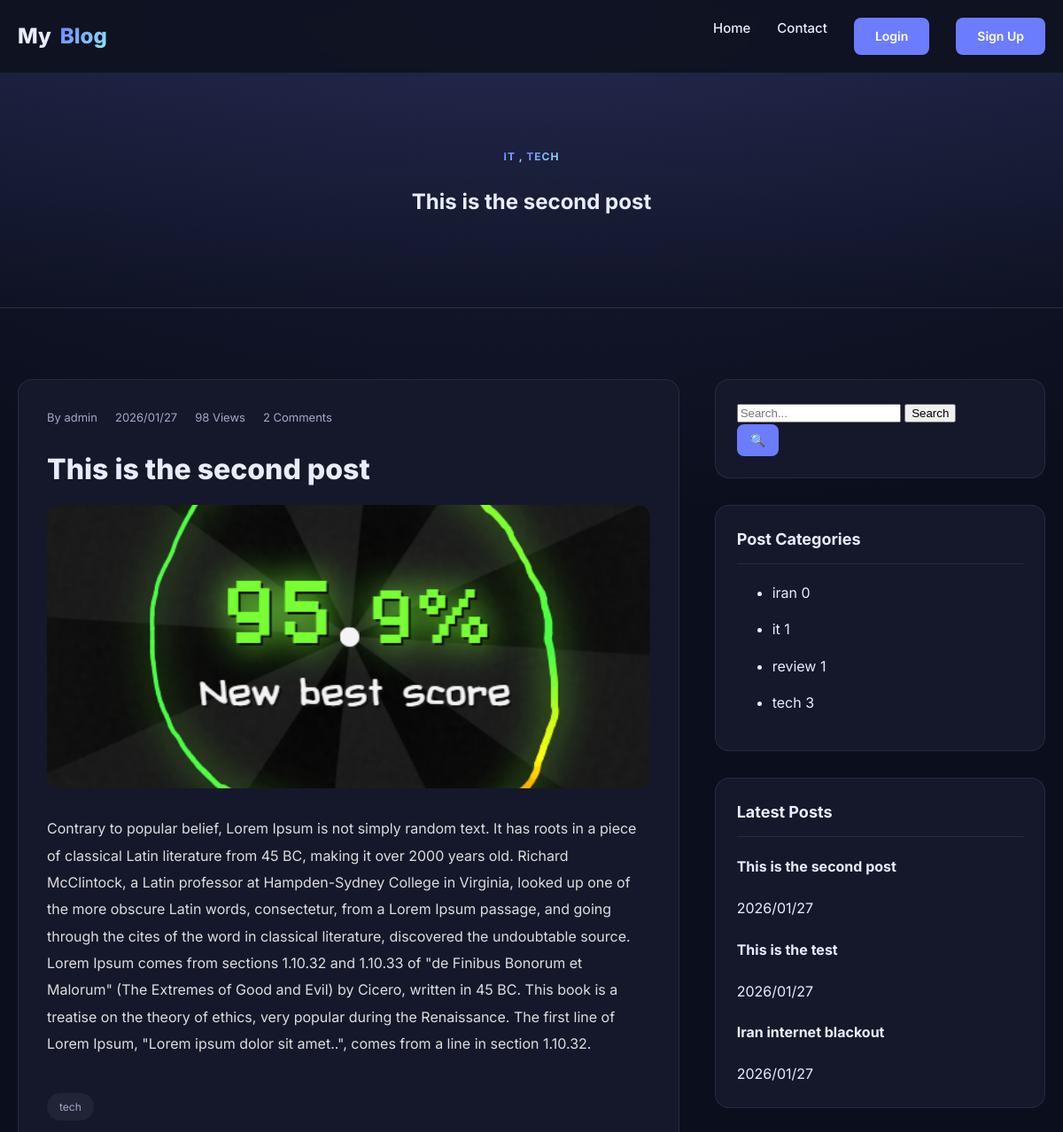
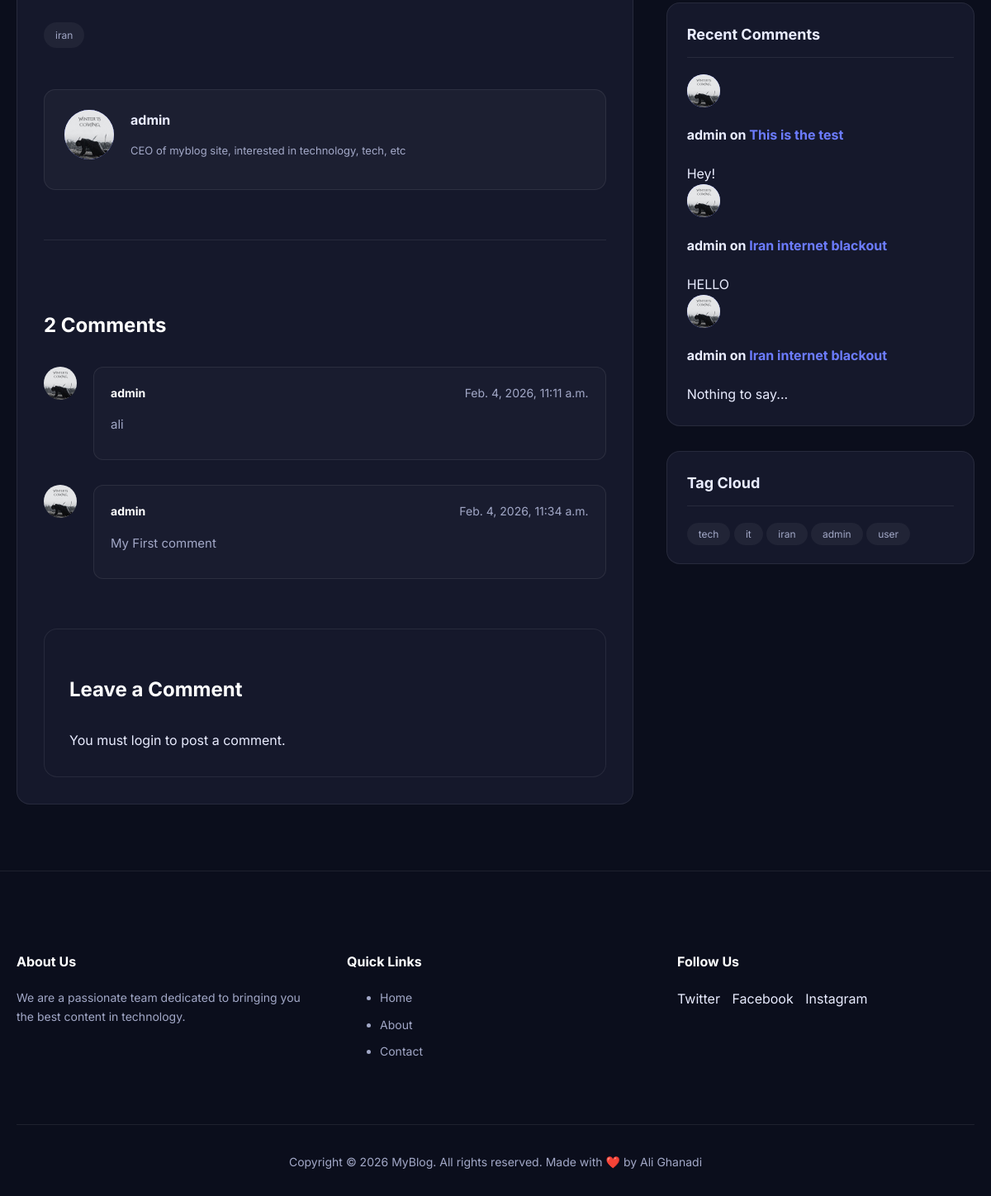
Screenshot of /3/ with the database file from the repository (2 pictures, top to bottom).
### posts/models.py (models this page shows, shortened)
class Category(models.Model):
    name = models.CharField(max_length=100, unique=True)
    slug = models.SlugField(unique=True)
    class Meta:
      verbose_name_plural = "Categories"

class Post(models.Model):
    img = models.ImageField(upload_to='blog_images/', blank=True, null=True)
    title = models.CharField(max_length=200)
    content = models.TextField()
    author = models.ForeignKey(
        settings.AUTH_USER_MODEL,
        on_delete=models.CASCADE,
        related_name="posts"
    )
    created_date = models.DateTimeField(auto_now_add=True)
    updated_date = models.DateTimeField(auto_now=True)
    status = models.BooleanField(default=True)
    def __str__(self):
        return f"{self.title}"
    category = models.ManyToManyField(
        Category,
        related_name="posts",
        blank=True
    )
    tag = models.ManyToManyField(
        Tag,
        related_name="posts",
        blank=True
    )
    counted_views = models.IntegerField(default=0)
    @property
    def active_comment_count(self):
        return self.comments.filter(is_active=1).count()

class Tag(models.Model):
    name = models.CharField(max_length=100, unique=True)
    slug = models.SlugField(unique=True)

class Comment(models.Model):
    post = models.ForeignKey(
        Post,
        on_delete=models.CASCADE,
        related_name='comments'
    )
    user_comment = models.ForeignKey(
        settings.AUTH_USER_MODEL,
        on_delete=models.CASCADE,
        related_name="user_comment"
    )
    content = models.TextField()
    is_active = models.BooleanField(default=False)
    created_at = models.DateTimeField(auto_now_add=True)

### accounts/models.py (models this page shows)
class CustomUser(AbstractUser):
    email = models.EmailField(unique=True)
    first_name = models.CharField(max_length=50)
    last_name = models.CharField(max_length=50)
    phone_number = models.CharField(max_length=20, blank=False, null=False)
    profile_picture = models.ImageField(upload_to='profiles/', blank=True, null=True)
    biography = models.TextField(default="No bio")
    def __str__(self):
        return self.username

### posts/views.py (the view)
# urls.py: path("<int:pid>/", single_post, name="single"),
def single_post(request, pid):
    post = get_object_or_404(Post, id=pid)
    post.counted_views += 1
    post.save()
    tags = Tag.objects.all()
    categories = Category.objects.annotate(
        post_count=Count('posts', distinct=True)
    )
    if request.method == 'POST' and request.user.is_authenticated:
        form = CommentForm(request.POST)
        if form.is_valid():
            comment = form.save(commit=False)
            comment.post = post
            comment.user_comment = request.user
            comment.save()
            messages.add_message(request,messages.SUCCESS,'Your comment has been submitted. It will appear after the admin confirmation.')
            return redirect('blog:single', post.id)
        else:
            messages.add_message(request,messages.ERROR,'Your comment has not been submitted.')
    else:
     form = CommentForm()
    active_comments = post.comments.filter(is_active=True)
    return render(request, 'blog/single.html',{
        'post': post,
        'categories': categories,
        'form': form,
        'comment_count': active_comments.count(),
        'tags': tags,
    })

### templates/blog/single.html (shortened to what this page needs)
{% extends 'base.html' %}
{% load blog_tags %}
{% block content %}
<section class="hero">
  <div class="container">
    {% for category in post.category.all %}
    <span class="badge">{{category.name}} {% if not forloop.last %}, {% endif %}</span>
    {% empty %}
    <span class="badge">No Category</span>
    {% endfor %}
    <h1>{{post.title}}</h1>
  </div>
</section>
<section class="main-area">
  <div class="container layout-grid">
    <article class="single-post">
      <div class="single-meta">
        <span>By {{post.author}}</span>
        <span>{{post.created_date|date:"Y/m/d"}}</span>
        <span>{{post.counted_views}} Views</span>
        <span>{{post.active_comment_count}} Comments</span>
      </div>
      <h2 class="single-title">{{post.title}}</h2>
      <div class="single-image">
        {% if post.img %}
          <img src="{{post.img.url}}" alt="{{ post.title }}">
        {% else %}
          <div style="background: #1f243d; height: 240px; border-radius: 12px; margin-bottom: 20px; display: flex; align-items: center; justify-content: center; color: var(--muted);">no image</div>
        {% endif %}
      </div>
      <div class="single-content">
        <p>{{post.content}}</p>
      </div>
      {% for tag in post.tag.all %}
      <div class="post-tags">
        <span class="tag">{{tag.name}}</span>
      </div>
      {% empty %}
      <div class="post-tags"><span class="tag">No tags</span></div>
      {% endfor %}
      <div class="author-box">
      {% if post.author.profile_picture %}
        <div class="author-avatar" style="width: 60px; height: 60px; border-radius: 50%; background: var(--accent); overflow: hidden; display: grid; place-items: center; flex-shrink: 0;">
          <img src="{{post.author.profile_picture.url}}" alt="{{post.author.username}}" style="width: 100%; height: 100%; object-fit: cover;">
        </div>
      {% else %}
      <div class="author-avatar" style="width: 40px; height: 40px; border-radius: 50%; background: var(--accent); overflow: hidden; display: grid; place-items: center; flex-shrink: 0;">
        </div>
      {% endif %}
        <div class="author-info">
          <h4>{{post.author}}</h4>
          <p>{{post.author.biography}}</p>
        </div>
      </div>
      {% include 'blog/comment.html' %}
    </article>
    <aside class="sidebar-widgets">
      {% include 'blog/partials/sidebar/search.html' %}
      {% include 'blog/partials/sidebar/categories.html' %}
      {% show_latest_posts %}
      {% show_recent_comments %}
      {% include 'blog/partials/sidebar/tag_cloud.html' %}
    </aside>
  </div>
</section>
{% endblock %}

### templates/base.html (shortened to what this page needs)
{% load static %}
<!DOCTYPE html>
<html lang="en">
<head>
</head>
<body>
  <header>
    <nav class="navbar">
      <div class="container flex between">
        <a href="#" class="brand">My<span>Blog</span></a>
        <div class="nav-menu">
          <a href="/">Home</a>
          <a href="{% url 'blog:contact' %}">Contact</a>
          {% if request.user.is_authenticated %}
          <li>Logged in as {{request.user.username}}</li>
          <a href="{% url 'accounts:logout' %}">logout</a>
          {% else %}
          <a href="{% url 'accounts:login' %}" class="btn">Login</a>
          <a href="{% url 'accounts:sign_up' %}" class="btn">Sign Up</a>
          {% endif %}
        </div>
      </div>
    </nav>
  </header>
  {% block content %}{% endblock %}
  <footer class="footer">
    <div class="container">
      <div class="footer-grid">
        <div>
          <h6>About Us</h6>
          <p>We are a passionate team dedicated to bringing you the best content in technology.</p>
        </div>
        <div>
          <h6>Quick Links</h6>
          <ul>
            <li><a href="#">Home</a></li>
            <li><a href="#">About</a></li>
            <li><a href="{% url 'blog:contact' %}">Contact</a>
          </ul>
        </div>
        <div>
          <h6>Follow Us</h6>
          <div style="margin-top:10px">
            <a href="#" style="margin-right:10px">Twitter</a>
            <a href="#" style="margin-right:10px">Facebook</a>
            <a href="#" style="margin-right:10px">Instagram</a>
          </div>
        </div>
      </div>
      <div class="footer-bottom">
        <p>Copyright © 2026 MyBlog. All rights reserved. Made with ❤️ by <a href="https://github.com/AliGhannadi">Ali Ghanadi</a></p>
      </div>
    </div>
  </footer>
</body>
</html>

### templates/blog/comment.html (shortened to what this page needs)
<div class="comments-area">
  <h3 class="comments-title">{{ comment_count }} Comment{{comment_count|pluralize }}</h3>
  <div class="comment-list">
    {% for comment in post.comments.all %}
       {% if comment.is_active %}
    <div class="comment-item">
      <div class="comment-avatar" style="width: 40px;
    height: 40px;
    border-radius: 50%;
    overflow: hidden;
    display: flex;
    align-items: center;
    justify-content: center;
    flex-shrink: 0;
    background: #1f243d;">
        {% if comment.user_comment.profile_picture %}
          <img src="{{comment.user_comment.profile_picture.url}}" alt="{{ comment.user_comment.username }}" style="width: 100%; height: 100%; object-fit: cover;">
        {% else %}
          <div style="background: #1f243d; width: 100%; height: 100%; display: flex; align-items: center; justify-content: center; color: var(--muted); font-size: 10px;"></div>
        {% endif %}
      </div>
      <div class="comment-body">
        <div class="comment-header">
          <span class="comment-author">{{ comment.user_comment.username }}</span>
          <span class="comment-date">{{comment.created_at}}</span>
        </div>
        <p class="comment-text">{{comment.content}}</p>
      </div>
    </div>
    {% endif %}
    {% empty %}
    <p>No comments yet. Be the first to share your thoughts!</p>
    {% endfor %}
  </div>
  <div class="comment-form-wrap">
    <h3 class="comments-title">Leave a Comment</h3>
    {% if user.is_authenticated %}
    <form action="" class="comment-form" method="POST">
        {% for message in messages %}
        {{message}}
        {% endfor %}
        <div class="form-group half">
          <div>Logged in as: {{user.username}}</div>
        </div>
      {% csrf_token %}
      <div class="form-group">
        {{form.content}}
        {{form.content.errors}}
      </div>
      <div class="form-row">
      </div>
      <div class="form-group">
        {{ form.captcha }}
        {{ form.captcha.errors }}
      </div>
      <button type="submit" class="btn">Post Comment</button>
    </form>
    {% else %}
          <div class="form-group">
       You must login to post a comment.
      </div>
    {% endif %}
  </div>
</div>

### templates/blog/partials/sidebar/search.html
<div class="widget">
  <div class="search-form">
<form method="get" action="{% url 'blog:search' %}">
    <input type="text" name="s" placeholder="Search..." value="{{ search_query }}">
    <button type="submit">Search</button>
</form>
    <button class="btn" style="padding: 10px 15px;">🔍</button>
  </div>
</div>

### templates/blog/partials/sidebar/categories.html
<div class="widget">
  <h3 class="widget-title">Post Categories</h3>
  {% for category in categories %}
  <ul class="cat-list">
    <li><a href="{% url 'blog:cat' category_slug=category.slug %}">{{category.name}}</a> <span>{{category.post_count}}</span></li>
  </ul>
{% endfor %}
</div>

### templates/blog/partials/sidebar/latest_posts.html (shortened to what this page needs)
<div class="widget">
  <h3 class="widget-title">Latest Posts</h3>
  <div class="mini-post">
    <div class="mini-details">
      {% for post in posts %}
      <h4><a href="{% url 'blog:single' pid=post.id %}">{{post.title}}</a></h4>
      <span class="date">{{post.created_date|date:"Y/m/d"}}</span>
      {% endfor %}
    </div>
  </div>
</div>

### templates/blog/partials/sidebar/recent_comments.html
<div class="widget">
  <h3 class="widget-title">Recent Comments</h3>
  {% for comment in comments %}
  <div class="mini-post">
    <div style="width: 40px; height: 40px; border-radius: 50%; background: var(--accent); overflow: hidden; display: grid; place-items: center; flex-shrink: 0;">
        {% if comment.user_comment.profile_picture %}
          <img src="{{comment.user_comment.profile_picture.url}}" alt="{{ comment.user_comment.username }}" style="width: 100%; height: 100%; object-fit: cover;">
        {% else %}
          <div style="background: #1f243d; width: 100%; height: 100%; display: flex; align-items: center; justify-content: center; color: var(--muted); font-size: 10px;"></div>
        {% endif %}
    </div>
    <div class="mini-details">
      <h4>{{comment.user_comment}} on <a href="#" style="color: var(--accent);">{{comment.post}}</a></h4>
      <span class="date">{{comment.content}}</span>
    </div>
  </div>
  {% endfor %}
</div>

### templates/blog/partials/sidebar/tag_cloud.html
<div class="widget">
  <h3 class="widget-title">Tag Cloud</h3>
  <div class="tag-cloud">
    {% for tag in tags %}
      <a href="{% url 'blog:tag' tag_slug=tag.slug %}" class="tag">{{ tag.name }}</a>
    {% empty %}
      <span class="muted">No tags yet</span>
    {% endfor %}
  </div>
</div>

### rows the page displays
Category: name "IT", name "it", post_count "1"
Category: name "TECH", name "tech", post_count "3"
Post: title "This is the second post", author "admin", created_date "2026/01/27", counted_views "98", active_comment_count "2", img (picture), content "Contrary to popular belief, Lorem Ipsum is not simply random text. It has roots in a piece of classical Latin literature from 45 BC, making it over 2000 years old. Richard McClintock, a Latin professor at Hampden-Sydney College in Virginia, looked up one of the more obscure Latin words, consectetur, from a Lorem Ipsum passage, and going through the cites of the word in classical literature, discovered the undoubtable source. Lorem Ipsum comes from sections 1.10.32 and 1.10.33 of \"de Finibus Bonorum et Malorum\" (The Extremes of Good and Evil) by Cicero, written in 45 BC. This book is a treatise on the theory of ethics, very popular during the Renaissance. The first line of Lorem Ipsum,…", author.profile_picture (picture), author.biography "CEO of myblog site, interested in technology, tech, etc"
Tag: name "tech"
Tag: name "iran"
Comment: user_comment.profile_picture (picture), user_comment.username "admin", created_at "Feb. 4, 2026, 11:11 a.m.", content "ali"
Comment: user_comment.profile_picture (picture), user_comment.username "admin", created_at "Feb. 4, 2026, 11:34 a.m.", content "My First comment"
Category: name "iran", post_count "0"
Category: name "review", post_count "1"
Post: title "This is the test", created_date "2026/01/27"
Post: title "Iran internet blackout", created_date "2026/01/27"
Comment: user_comment.profile_picture (picture), user_comment "admin", post "This is the test", content "Hey!"
Comment: user_comment.profile_picture (picture), user_comment "admin", post "Iran internet blackout", content "HELLO"
Comment: user_comment.profile_picture (picture), user_comment "admin", post "Iran internet blackout", content "Nothing to say..."
Tag: name "it"
Tag: name "admin"
Tag: name "user"

### other values shown
{{ comment_count }} "2"
